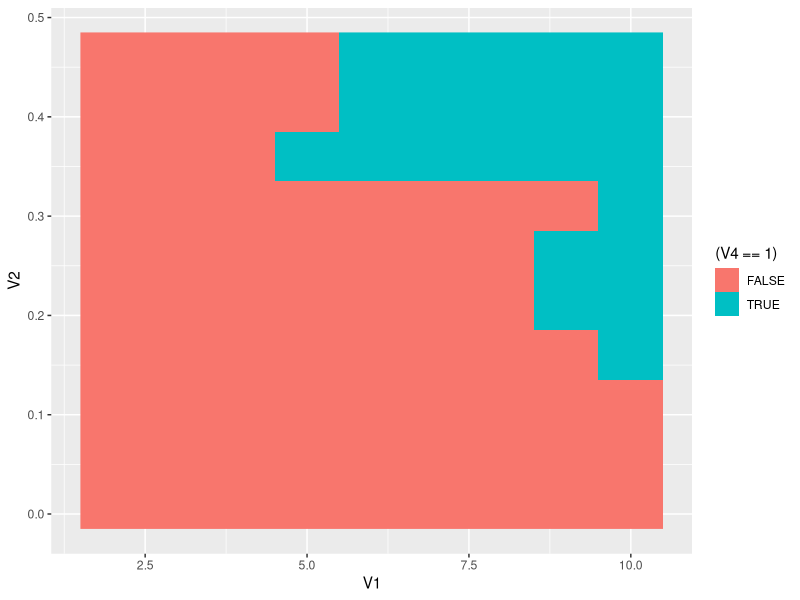
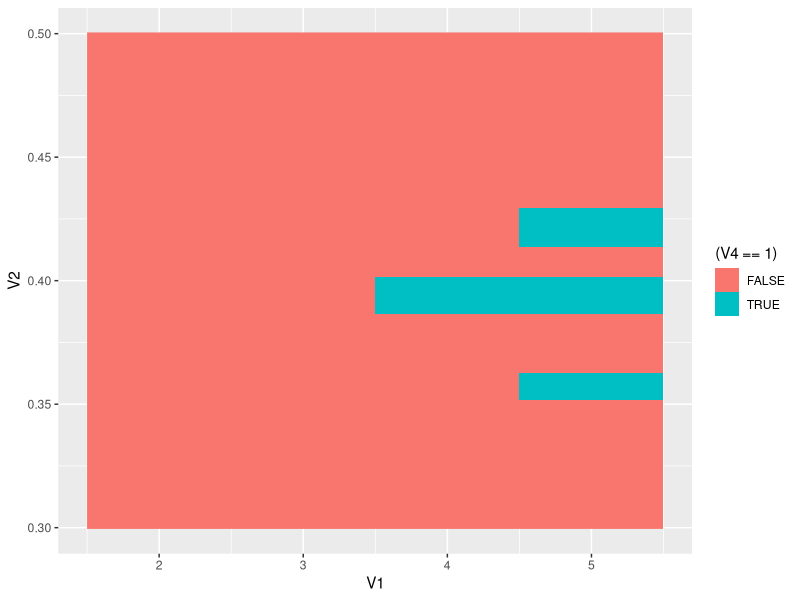
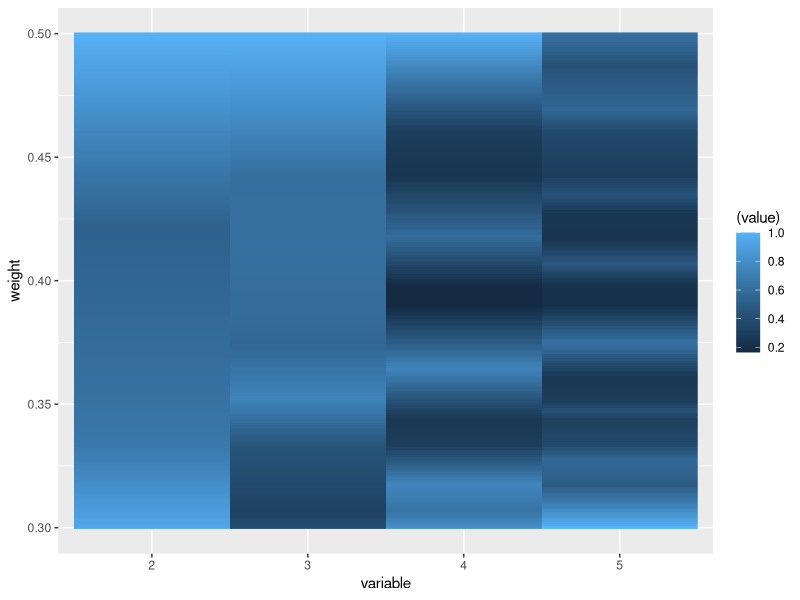
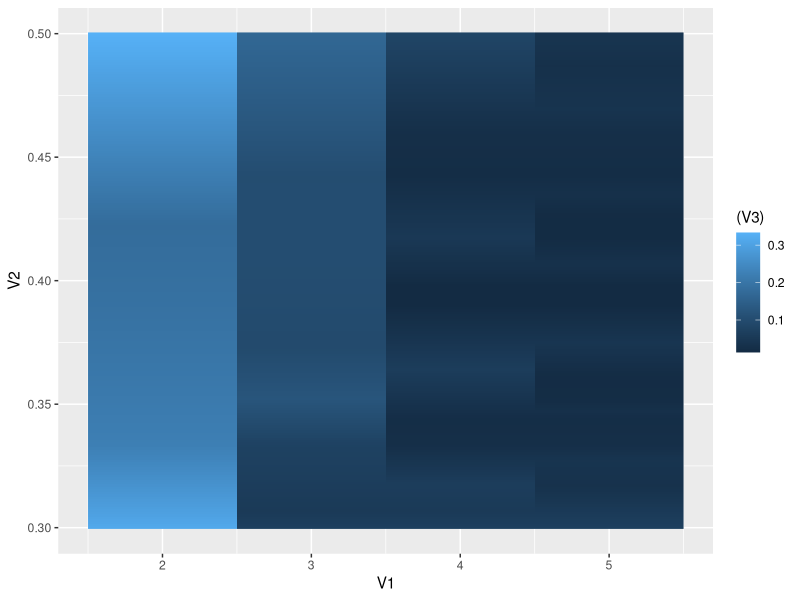
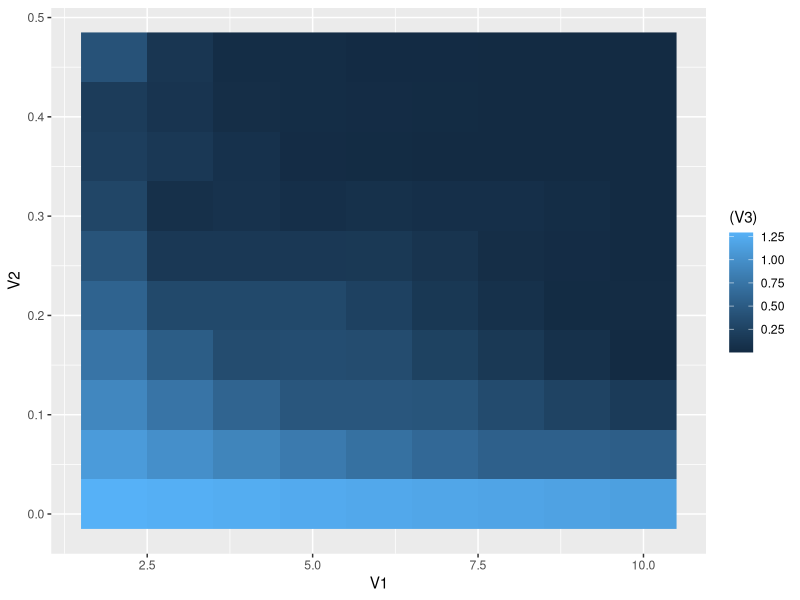
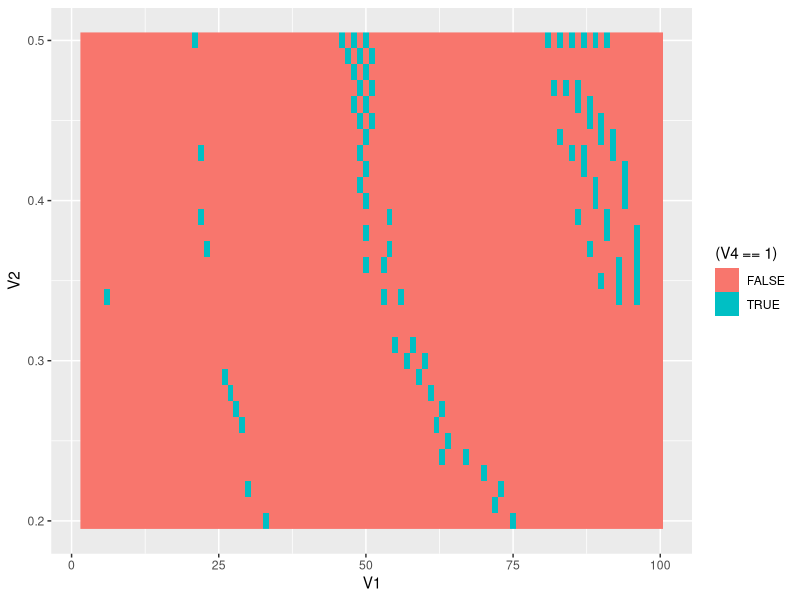
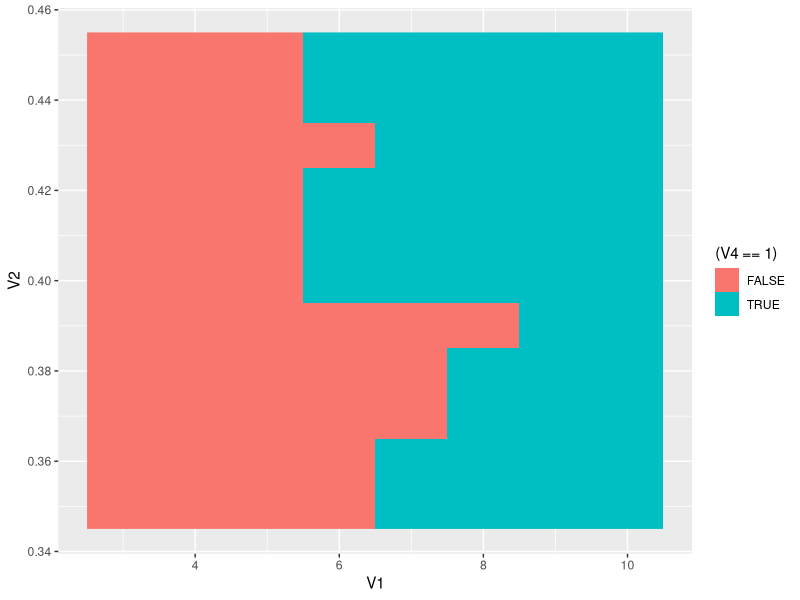
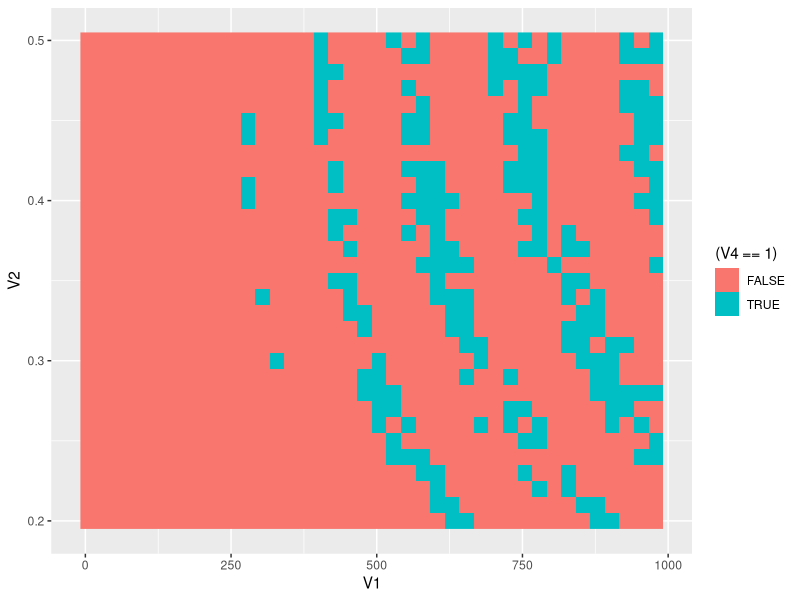

Here is the R script that generated these plots, in order:
## ---- chunk 1
knitr::opts_chunk$set(echo = TRUE)
set.seed(1)
library(tidyverse)
library(reshape2)
nCr <- function(n,r) factorial(n)/(factorial(r)*factorial(n-r))
binom<-function(success,flips,prob) nCr(flips,success)*prob^success*(1-prob)^(flips-success)
possibilities <- function(n) distinct(as.data.frame(t(combn(rep(c(F,T),n),n,NULL,T))))
likelihood <- function(x, n,prob=0.5) prob^x*(1-prob)^(n-x)
splitter <- function(values, N){
  inds = c(0, sapply(1:N, function(i) which.min(abs(cumsum(as.numeric(values)) - sum(as.numeric(values))/N*i))))
  dif = diff(inds)
  re = rep(1:length(dif), times = dif)
  return(split(values, re))
}
colMax<-function(X) apply(X, 2, max)
prive = function(v, N){ #added dummy N argument because of the tester function
  dummy = N
  computeD <- function(p, q, S) {
    n <- length(S)
    S.star <- S[n] / 3
    if (all(p < q)) {
      (S[p] - S.star)^2 + (S[q] - S[p] - S.star)^2 + (S[n] - S[q] - S.star)^2
    } else {
      stop("You shouldn't be here!")
    }
  }
  optiCut <- function(v, N) {
    S <- cumsum(v)
    n <- length(v)
    S_star <- S[n] / 3
    # good starting values
    p_star <- which.min((S - S_star)^2)
    q_star <- which.min((S - 2*S_star)^2)
    print(min <- computeD(p_star, q_star, S))
    
    count <- 0
    for (q in 2:(n-1)) {
      S3 <- S[n] - S[q] - S_star
      if (S3*S3 < min) {
        count <- count + 1
        D <- computeD(seq_len(q - 1), q, S)
        ind = which.min(D);
        if (D[ind] < min) {
          # Update optimal values
          p_star = ind;
          q_star = q;
          min = D[ind];
        }
      }
    }
    c(p_star, q_star, computeD(p_star, q_star, S), count)
  }
  z3 = optiCut(v)
  inds = c(0, z3[1:2], length(v))
  dif = diff(inds)
  re = rep(1:length(dif), times = dif)
  return(split(v, re))
} #added output to be more in line with the other two


## ---- chunk 2
people<-3
mintosses <- ceiling(log2(people))
maxtosses<-10
result<-NULL

for (i in mintosses:maxtosses){
  for (j in seq(0.01,0.5,0.05)){
  a <- possibilities(i)
  a <- cbind(a,sum=apply(a,1,sum))
  a <- cbind(a, chance=sapply(a$sum,likelihood,n=i,prob=j))
  split<-splitter(a$chance,people)
  result<-rbind(result,c(i,j,sum(abs(sapply(split, sum)-1/people)),all(abs(sapply(split, sum)-1/people)<0.01)))
  }
}

result<-as.data.frame(result)
result2<-result
ggplot(result, aes(x=V1, y=V2, fill=(V4==1)))+geom_raster(interpolate=F)
## ---- chunk 3
people<-3
mintosses <- ceiling(log2(people))
maxtosses<-5
result<-NULL

for (i in mintosses:maxtosses){
  for (j in seq(0.3,0.5,0.001)){
  a <- possibilities(i)
  a <- cbind(a,sum=apply(a,1,sum))
  a <- cbind(a, chance=sapply(a$sum,likelihood,n=i,prob=j))
  split<-prive(a$chance,people)
  result<-rbind(result,c(i,j,sum(abs(sapply(split, sum)-1/people)),all(abs(sapply(split, sum)-1/people)<0.01)))
  }
}

result<-as.data.frame(result)
ggplot(result, aes(x=V1, y=V2, fill=(V4==1)))+geom_raster(interpolate=F)
## ---- chunk 4
head(result[result$V4==1,],1)
## ---- chunk 5
  a <- possibilities(4)
  a <- cbind(a,sum=apply(a,1,sum))
  a <- cbind(a, chance=sapply(a$sum,likelihood,n=4,prob=0.387))
  invisible(split<-prive(a$chance,people))
  print(split)
  print(a)
## ---- chunk 6
m<-spread(result[,1:3], "V1", "V3")[,-1]
data2<-melt(as.data.frame(cbind(weight=result[,2][1:dim(m)[1]],t(t(m)/colMax(m)))), id = "weight")
ggplot(data2, aes(x=variable, y=weight, fill=(value)))+geom_raster(interpolate=F)

## ---- chunk 7
ggplot(result, aes(x=V1, y=V2, fill=(V3)))+geom_raster(interpolate=F)
ggplot(result2, aes(x=V1, y=V2, fill=(V3)))+geom_raster(interpolate=F)
## ---- chunk 8
mintosses <- people-1
result<-NULL
maxtosses<-100


for (i in mintosses:maxtosses){
  for (j in seq(0.2,0.5,0.01)){
    a<-NULL
    for (k in 0:i){
      a<-rbind(a,c(k,binom(k,i,j)))
    }
    split<-splitter(a[,2],people)
    result<-rbind(result,c(i,j,sum(abs(sapply(split, sum)-1/people)),all(abs(sapply(split, sum)-1/people)<0.01)))
  }
}
result<-as.data.frame(result)
ggplot(result, aes(x=V1, y=V2, fill=(V4==1)))+geom_raster(interpolate=F)
## ---- chunk 9

head(result[result$V4==1,],1)
i=6
j=0.34
a<-NULL
for (k in 0:i){
  a<-rbind(a,c(k,binom(k,i,j)))
}
split<-splitter(a[,2],people)
print(a)
print(split)

## ---- chunk 10
people<-5
mintosses <- ceiling(log2(people))
maxtosses<-10
result<-NULL

for (i in mintosses:maxtosses){
  for (j in seq(0.35,0.45,0.01)){
    a <- possibilities(i)
    a <- cbind(a,sum=apply(a,1,sum))
    a <- cbind(a, chance=sapply(a$sum,likelihood,n=i,prob=j))
    split<-splitter(a$chance,people)
    result<-rbind(result,c(i,j,sum(abs(sapply(split, sum)-1/people)),all(abs(sapply(split, sum)-1/people)<0.01)))
  }
}

result<-as.data.frame(result)
ggplot(result, aes(x=V1, y=V2, fill=(V4==1)))+geom_raster(interpolate=F)
## ---- chunk 11
head(result[result$V4==1,],1)
## ---- chunk 12

mintosses <- people-1
result<-NULL
maxtosses<-1000


for (i in seq(mintosses,maxtosses,25)){
  for (j in seq(0.2,0.5,0.01)){
    a<-NULL
    for (k in 0:i){
      a<-rbind(a,c(k,dbinom(k,i,j)))
    }
    split<-splitter(a[,2],people)
    result<-rbind(result,c(i,j,sum(abs(sapply(split, sum)-1/people)),all(abs(sapply(split, sum)-1/people)<0.01)))
  }
}
result<-as.data.frame(result)
ggplot(result, aes(x=V1, y=V2, fill=(V4==1)))+geom_raster(interpolate=F)
## ---- chunk 13
head(result[result$V4==1,],1)

## ---- chunk 14
coinToss<- function(prob=0.5){
  return(runif(1)<prob)
}

multipleToss <- function(tosses, prob=0.5){
  return(sum(sapply(rep(prob,tosses), coinToss)))
}

players <- 3
tosses <- ceiling(log2(players))
fairness <- 0.5
winner<-NULL
reps<-1000

for(j in 1:reps){
  result<-NULL
  while(!sum(result[,2]==tosses)==1){
    result<-NULL
    for (i in 1:players){
      result <- rbind(result,c(player=i,wins=multipleToss(tosses, fairness)))
    }
  }
  winner<-c(winner,which(result[,2]==tosses))
}

table(winner)
hist(winner)
